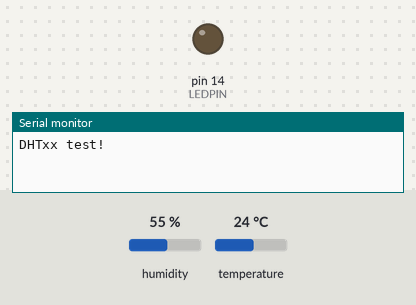
A sketch run on a simulated Arduino Uno, built with avr-gcc and run on an emulated ATmega328P. Parts: output pins drawn as LEDs (lit = HIGH), the last lines printed to the serial monitor. The inputs (shaded band) are chosen by the test bench; at power-on: humidity 55 %, temperature 24 °C.

Above: at 1.0 s.
At 3.0 s:
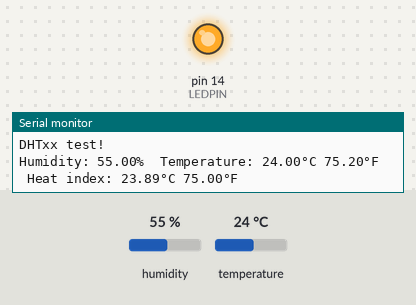
Timing chart, 0 to 5.3 s (numbered marks = the images above):
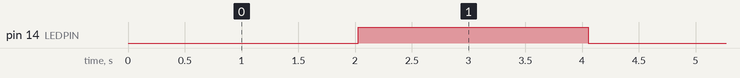

The sketch:

Interfacing.ino
```cpp
#include "DHT.h"

#define DHTPIN 12     // Digital pin connected to the DHT sensor
// Note: use pins 3, 4, 5, 12, 13 or 14 --
// Pin 15 can work but DHT must be disconnected during program upload.

// Uncomment whatever type you're using!
#define DHTTYPE DHT11   // DHT 11
//#define DHTTYPE DHT22   // DHT 22  (AM2302), AM2321
//#define DHTTYPE DHT21   // DHT 21 (AM2301)


DHT dht(DHTPIN, DHTTYPE);
#define LEDPIN 14     // LED PIN
int ledState = LOW;

void setup() {
  Serial.begin(115200);
  Serial.println(F("DHTxx test!"));

  dht.begin();
  // set the digital pin as output:
  pinMode(LEDPIN, OUTPUT);
}

void loop() {
  // Wait a few seconds between measurements.
  delay(2000);

  // Reading temperature or humidity takes about 250 milliseconds!
  // Sensor readings may also be up to 2 seconds 'old' (its a very slow sensor)
  float h = dht.readHumidity();
  // Read temperature as Celsius (the default)
  float t = dht.readTemperature();
  // Read temperature as Fahrenheit (isFahrenheit = true)
  float f = dht.readTemperature(true);

  // Check if any reads failed and exit early (to try again).
  if (isnan(h) || isnan(t) || isnan(f)) {
    Serial.println(F("Failed to read from DHT sensor!"));
    return;
  }

  // Compute heat index in Fahrenheit (the default)
  float hif = dht.computeHeatIndex(f, h);
  // Compute heat index in Celsius (isFahreheit = false)
  float hic = dht.computeHeatIndex(t, h, false);

  Serial.print(F("Humidity: "));
  Serial.print(h);
  Serial.print(F("%  Temperature: "));
  Serial.print(t);
  Serial.print(F("°C "));
  Serial.print(f);
  Serial.print(F("°F  Heat index: "));
  Serial.print(hic);
  Serial.print(F("°C "));
  Serial.print(hif);
  Serial.println(F("°F"));

   if (ledState == LOW) {
      ledState = HIGH;
  } else {
      ledState = LOW;
  }
  digitalWrite(LEDPIN, ledState);
}
```

Measured:
- by itself, pin 14 (LEDPIN): alternates HIGH for 2.0 s and LOW for 2.0 s
